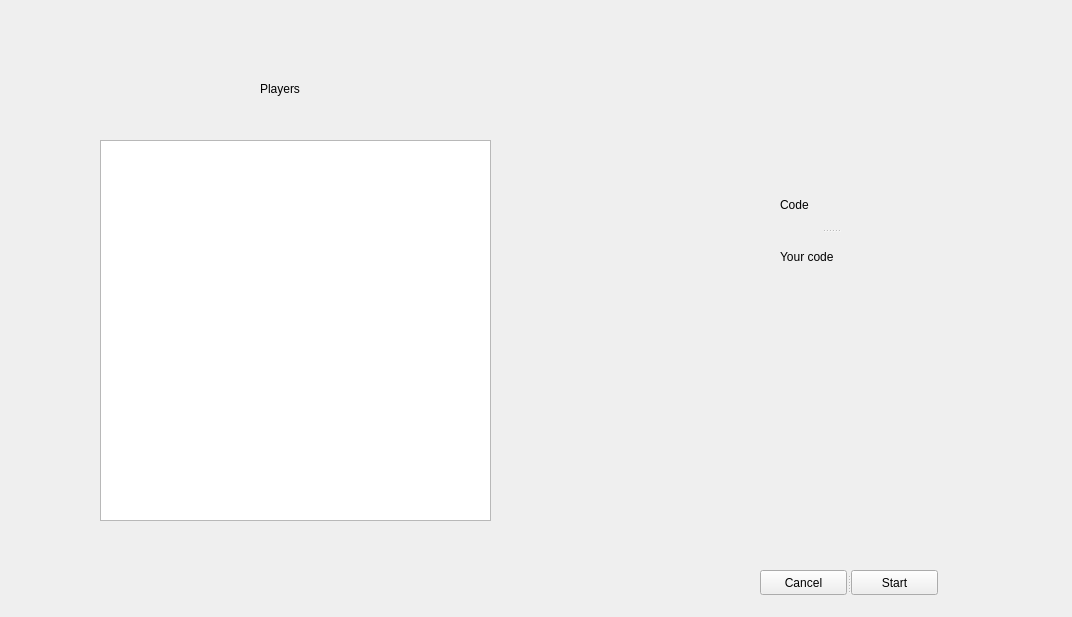
<?xml version="1.0" encoding="UTF-8"?>
<ui version="4.0">
 <class>StartQuiz</class>
 <widget class="QWidget" name="StartQuiz">
  <property name="geometry">
   <rect>
    <x>0</x>
    <y>0</y>
    <width>1072</width>
    <height>617</height>
   </rect>
  </property>
  <property name="windowTitle">
   <string>Form</string>
  </property>
  <widget class="QSplitter" name="splitter">
   <property name="geometry">
    <rect>
     <x>780</x>
     <y>180</y>
     <width>101</width>
     <height>101</height>
    </rect>
   </property>
   <property name="orientation">
    <enum>Qt::Vertical</enum>
   </property>
   <widget class="QLabel" name="label">
    <property name="text">
     <string>Code</string>
    </property>
   </widget>
   <widget class="QLabel" name="label_2">
    <property name="text">
     <string>Your code</string>
    </property>
   </widget>
  </widget>
  <widget class="QSplitter" name="splitter_2">
   <property name="geometry">
    <rect>
     <x>760</x>
     <y>570</y>
     <width>178</width>
     <height>25</height>
    </rect>
   </property>
   <property name="orientation">
    <enum>Qt::Horizontal</enum>
   </property>
   <widget class="QPushButton" name="cancelButton">
    <property name="text">
     <string>Cancel</string>
    </property>
   </widget>
   <widget class="QPushButton" name="startButton">
    <property name="text">
     <string>Start</string>
    </property>
   </widget>
  </widget>
  <widget class="QLabel" name="label_3">
   <property name="geometry">
    <rect>
     <x>260</x>
     <y>80</y>
     <width>67</width>
     <height>17</height>
    </rect>
   </property>
   <property name="text">
    <string>Players</string>
   </property>
  </widget>
  <widget class="QListWidget" name="listWidget">
   <property name="geometry">
    <rect>
     <x>100</x>
     <y>140</y>
     <width>391</width>
     <height>381</height>
    </rect>
   </property>
  </widget>
 </widget>
 <resources/>
 <connections/>
</ui>
